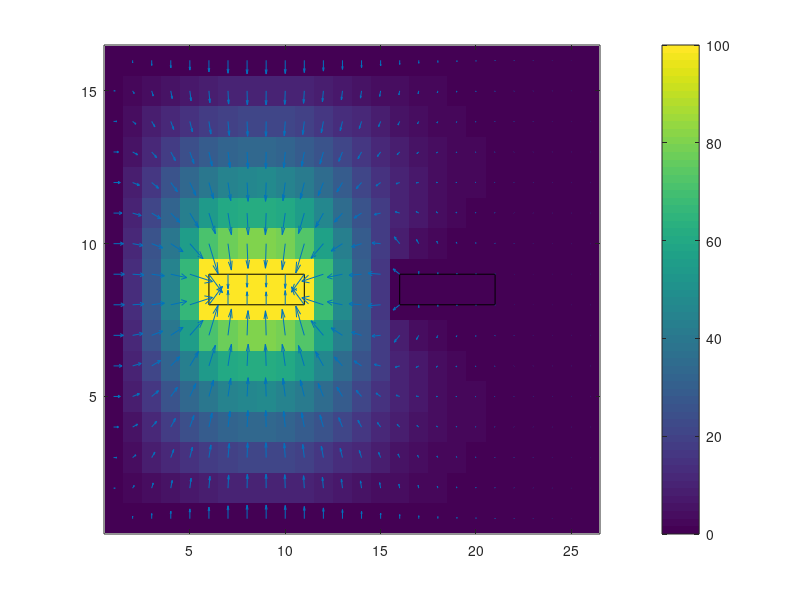

This chart was generated by the following MATLAB code:
%% capacitanceMatrix.m
%    Solve for the capacitance matrix of transmission line
%       
%       Approach: Numerical Solution
%        
%       Course:     ECE 7810
%       Homework:   1
%       Sub. Date:  October 4, 2016
%
%           Author:     Jamiu Babatunde Mojolagbe
%           Department: Electrical and Computer Engineering
%           Student ID: #7804719
%           Email:      mojolagm@myumanitoba.ca

clear; clc; close all;

%%  set variables

omega = 1.54;       % over-relaxation constant / acceleration factor (this value is not used)
max_iter = 1000;    % maximum iterations 
ep_0 = 8.85e-12;    % absolute dielectric constant
epsilon = 1e-6;     % ralative displacement norm
V0 = 100;           % potential on capacitor 1
V1 = 0;             % voltage on capacitor 2

width = 15;         % width of the rectangle
height = 25;        % height of the rectangle
h = 1;              % grid Resolution 
c1_start = 6;       % start of conductor 1
c1_end = 11;        % end of conductor 1
c2_start = 16;      % start of conductor 2
c2_end = 21;        % end of conductor 2
c_start_y = 8;      % start y co-ordinate of the conductors
c_end_y = 9;        % end y co-ordinate of the conductors

%% calculate number of grid point and set the grid

nx = (width/h) + 1;         % number of points in x direction
ny = (height/h) + 1;        % number of points in y direction

phi = zeros(nx, ny);        % grid/solution matrix phi(x,y) %% ones(nx-1, ny-1);

%% set boundary condition on the conductors 
phi(c_start_y, c1_start:c1_end)=V0;                     % top of left conductor
phi(c_end_y, c1_start:c1_end)=V0;                       % bottom of left conductor
phi(c_start_y, c2_start:c2_end)=V1;                     % top of right conductor
phi(c_end_y, c2_start:c2_end)=V1;                       % bottom of right conductor


%% solve the grid matrix with SOR
iter = 1;           % counter for the number iterations
err_norm = 99999;   % error norm for stoping the iterations

while(iter < max_iter && err_norm > epsilon)
    ph =  0;        % solution norm
    disp_norm = 0;  % displacement norm
    
    % loop over inner matrix
    for i = 2:1:nx-1
        for j = 2:1:ny-1
            residual =  (phi(i - 1, j) +  phi(i + 1, j) +  phi(i, j - 1) + phi(i, j + 1)) ./ 4;
            acc_residual = omega * (residual - phi(i, j));
            phi(i, j) = phi(i, j) + acc_residual;
            phi(c_start_y, c1_start:c1_end)=V0;                     % top of left conducter
            phi(c_end_y, c1_start:c1_end)=V0;                     % bottom of left conducter
            phi(c_start_y, c2_start:c2_end)=V1;                    % top of right conducter
            phi(c_end_y, c2_start:c2_end)=V1;                    % bottom of right conducter
            
            ph = abs(ph) + abs(phi(i, j));                          % calculate current solution norm
            disp_norm = abs(disp_norm) + abs(acc_residual);         % calculate displacement norm
        end
    end
    
    % calculate relative displacement norm
    err_norm = disp_norm / ph;
    %increment the counter
    iter = iter + 1;
end

%% calculate the total flux emanating from the region
% whole region flux
flux = 0;
flux = flux + sum(phi(1, :)) + sum(phi(:, 1)) + sum(phi(nx, :)) + sum(phi(:, ny));          % outside potential
flux = flux - sum(phi(2, :)) - sum(phi(:, 2)) - sum(phi(nx-1, :)) - sum(phi(:, ny-1));      % inside potential
flux = -ep_0*flux;

% capacitor 1 flux & volume charge density
 c1_flux = 0;
Q1 = -ep_0*(sum(phi(7, 6:11))+sum(phi(10,6:11))+phi(8,5)+phi(9,5)+phi(8,12)+phi(9,12)-...
    sum(phi(8,6:11))-sum(phi(9,6:11)));
Q2 = -ep_0*(sum(phi(7,16:21))+sum(phi(10,16:21))+phi(8,15)+phi(9,15)+phi(8,22)+phi(9,22)-...
    sum(phi(8,16:21))-sum(phi(9,16:21)));

%% output the result
disp(['Total electric flux from the region: ', num2str((flux))]);
disp(' ');
disp(['Q1                                  : ', num2str((Q1))]);
disp(['Q2                                  : ', num2str((Q2))]);

C11 = Q1/V0;
C21 = Q2/V0;
C22=C11;                        % because of symmetry
C12=C21;                        % because of symmetry
capacitance_matrix = [C11 C12;C21 C22] % capacitance matrix

% show the flux diagram
figure
imagesc(phi),colorbar
set(gca,'YDir','normal')
rectangle('Position',[6 8 5 1])
rectangle('Position',[16 8 5 1])
[px,py]=gradient(phi);
hold
quiver(px,py)

